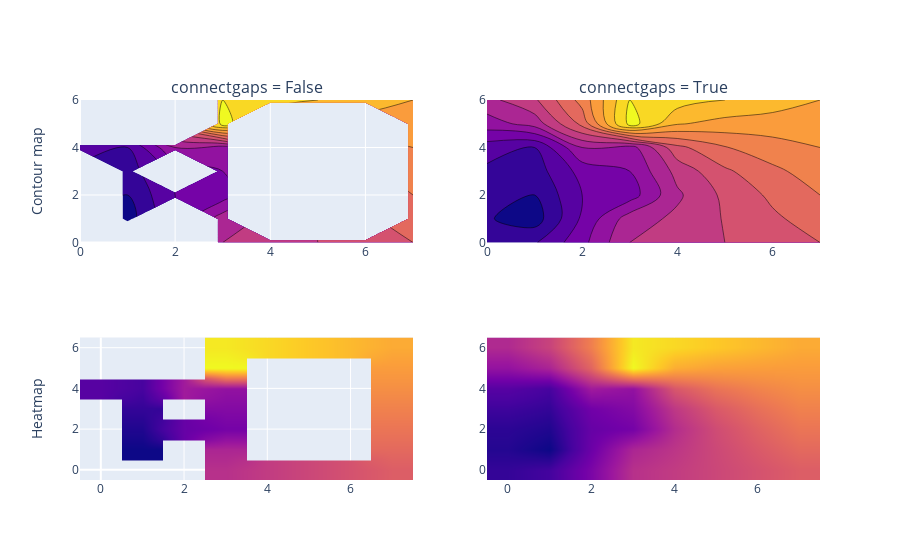

Notebook source saved alongside this figure:
### Markdown cell above
<h3 id="Connect-the-Gaps-Between-None-Values-in-the-Z-Matrix">Connect the Gaps Between None Values in the Z Matrix<a class="anchor-link" href="#Connect-the-Gaps-Between-None-Values-in-the-Z-Matrix">¶</a></h3>

### Code cell
import plotly.graph_objs as go
from plotly.subplots import make_subplots

fig = make_subplots(rows=2, cols=2, subplot_titles=('connectgaps = False',
                                                        'connectgaps = True'))
z = [[None, None, None, 12, 13, 14, 15, 16],
     [None, 1, None, 11, None, None, None, 17],
     [None, 2, 6, 7, None, None, None, 18],
     [None, 3, None, 8, None, None, None, 19],
     [5, 4, 10, 9, None, None, None, 20],
     [None, None, None, 27, None, None, None, 21],
     [None, None, None, 26, 25, 24, 23, 22]]

fig.add_trace(go.Contour(z=z, showscale=False), 1, 1)
fig.add_trace(go.Contour(z=z, showscale=False, connectgaps=True), 1, 2)
fig.add_trace(go.Heatmap(z=z, showscale=False, zsmooth='best'), 2, 1)
fig.add_trace(go.Heatmap(z=z, showscale=False, connectgaps=True, zsmooth='best'), 2, 2)

fig['layout']['yaxis1'].update(title='Contour map')
fig['layout']['yaxis3'].update(title='Heatmap')

fig.show()

### Figure 1 — Plotly figure (JSON) as saved in the notebook; plotly's stock layout.template omitted (floating-point values rounded to 4 significant figures)
{"data": [{"showscale": false, "type": "contour", "xaxis": "x", "yaxis": "y", "z": [[null, null, null, 12, 13, 14, 15, 16], [null, 1, null, 11, null, null, null, 17], [null, 2, 6, 7, null, null, null, 18], [null, 3, null, 8, null, null, null, 19], [5, 4, 10, 9, null, null, null, 20], [null, null, null, 27, null, null, null, 21], [null, null, null, 26, 25, 24, 23, 22]]}, {"connectgaps": true, "showscale": false, "type": "contour", "xaxis": "x2", "yaxis": "y2", "z": [[null, null, null, 12, 13, 14, 15, 16], [null, 1, null, 11, null, null, null, 17], [null, 2, 6, 7, null, null, null, 18], [null, 3, null, 8, null, null, null, 19], [5, 4, 10, 9, null, null, null, 20], [null, null, null, 27, null, null, null, 21], [null, null, null, 26, 25, 24, 23, 22]]}, {"showscale": false, "type": "heatmap", "xaxis": "x3", "yaxis": "y3", "z": [[null, null, null, 12, 13, 14, 15, 16], [null, 1, null, 11, null, null, null, 17], [null, 2, 6, 7, null, null, null, 18], [null, 3, null, 8, null, null, null, 19], [5, 4, 10, 9, null, null, null, 20], [null, null, null, 27, null, null, null, 21], [null, null, null, 26, 25, 24, 23, 22]], "zsmooth": "best"}, {"connectgaps": true, "showscale": false, "type": "heatmap", "xaxis": "x4", "yaxis": "y4", "z": [[null, null, null, 12, 13, 14, 15, 16], [null, 1, null, 11, null, null, null, 17], [null, 2, 6, 7, null, null, null, 18], [null, 3, null, 8, null, null, null, 19], [5, 4, 10, 9, null, null, null, 20], [null, null, null, 27, null, null, null, 21], [null, null, null, 26, 25, 24, 23, 22]], "zsmooth": "best"}], "layout": {"annotations": [{"font": {"size": 16}, "showarrow": false, "text": "connectgaps = False", "x": 0.225, "xanchor": "center", "xref": "paper", "y": 1, "yanchor": "bottom", "yref": "paper"}, {"font": {"size": 16}, "showarrow": false, "text": "connectgaps = True", "x": 0.775, "xanchor": "center", "xref": "paper", "y": 1, "yanchor": "bottom", "yref": "paper"}], "xaxis": {"anchor": "y", "domain": [0, 0.45]}, "xaxis2": {"anchor": "y2", "domain": [0.55, 1]}, "xaxis3": {"anchor": "y3", "domain": [0, 0.45]}, "xaxis4": {"anchor": "y4", "domain": [0.55, 1]}, "yaxis": {"anchor": "x", "domain": [0.625, 1], "title": {"text": "Contour map"}}, "yaxis2": {"anchor": "x2", "domain": [0.625, 1]}, "yaxis3": {"anchor": "x3", "domain": [0, 0.375], "title": {"text": "Heatmap"}}, "yaxis4": {"anchor": "x4", "domain": [0, 0.375]}}}
